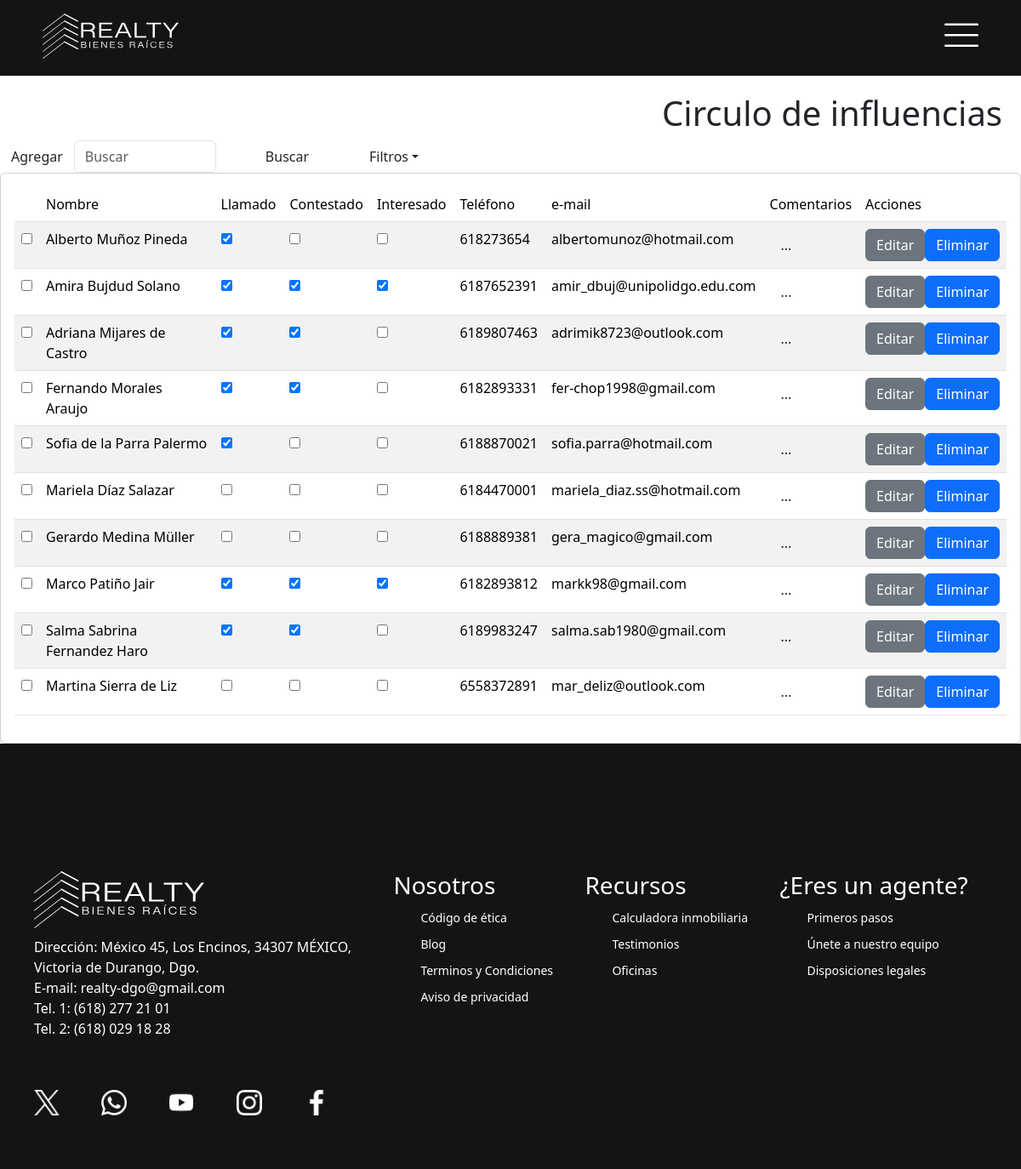
Screenshot of /crud-clientes.php (signed in) with the database file from the repository.
### tables this page shows
CREATE TABLE `clientes` (
  `id_cliente` int(10) UNSIGNED ZEROFILL NOT NULL,
  `nombre` varchar(50) NOT NULL,
  `apellido_1` varchar(50) NOT NULL,
  `apellido_2` varchar(50) DEFAULT NULL,
  `correo` varchar(50) DEFAULT NULL,
  `telefono` char(10) NOT NULL,
  `comentario` varchar(500) DEFAULT NULL,
  `id_usuario` int(10) UNSIGNED ZEROFILL NOT NULL,
  `contestado` int(1) NOT NULL DEFAULT 0,
  `llamado` int(1) NOT NULL DEFAULT 0,
  `interesado` int(1) NOT NULL DEFAULT 0
);

### crud-clientes.php (the view, shortened to what this page needs)
<!DOCTYPE html>
<html lang="en">
<head>
	<link href="https://cdn.jsdelivr.net/npm/bootstrap@5.3.2/dist/css/bootstrap.min.css" rel="stylesheet">
	<link rel="stylesheet" href="css/navbar.css">
	<link rel="stylesheet" href="css/crud.css">
</head >
<?php include ('php/conn-vistas.php'); ?>
<body>
	<div class="">
		<div class="row" style="margin-top: 20px; text-align: right; margin-right: 10px;"">
			<div class="col-12">
				<h1>Circulo de influencias</h1>
				<div class="d-flex">
					<button type="button" class="btn" data-bs-toggle="modal" data-bs-target="#FormularioContacto">Agregar</button>
					<form action="crud-clientes.php" method="POST">
						<div class="d-flex">
							<input class="form-control inputBuscar" name="inputBuscar" type="search" placeholder="Buscar">
							<button class="btn form-control btnBuscar" type="submit" name="btnBuscar">Buscar</button>
							<div class="dropdown">
								<button class="btn dropdown-toggle" type="button" data-bs-toggle="dropdown" aria-expanded="false">Filtros</button>
							</div>
						</div>
					</form>
				</div>
			</div>
		</div>
		<div class="row">
			<div class="col">
				<div class="card card-body">
					<table class="table table-hover table-striped">
						<thead>
							<tr>
								<th scope="col"></th>
								<th scope="col">Nombre</th>
								<th scope="col">Llamado</th>
								<th scope="col">Contestado</th>
								<th scope="col">Interesado</th>
								<th scope="col">Teléfono</th>
								<th scope="col">e-mail</th>
								<th scope="col">Comentarios</th>
								<th scope="col">Acciones</th>
							</tr>
						</thead>
						<tbody>
							<?php
								$query = "SELECT * FROM clientes";
								$resultado = mysqli_query($conn, $query);
								while($row = mysqli_fetch_assoc($resultado)) {
										$id = $row['id_cliente'];
									?>
									<tr data-id="fila_<?php echo $id; ?>">
										<form action="php/editar.php?id=<?php echo $id; ?>" method="POST">
											<td>
												<input type="checkbox">
											</td>
											<td>
												<label class="label_nombres"><?php echo $row['nombre']." ".$row['apellido_1']." ".$row['apellido_2']; ?></label>
											</td>
											<td>
												<input class="checkLlamado" type="checkbox" name="llamado" data-id="<?php echo $id?>" <?php echo ($row['llamado'] == 1) ? 'checked' : ' '; ?> >
											</td>
											<td>
												<input class="checkContestado" type="checkbox" name="contestado" data-id="<?php echo $id?>" <?php echo ($row['contestado'] == 1) ? 'checked' : ' '; ?>>
											</td>
											<td>
												<input class="checkInteresado" type="checkbox" name="interesado" data-id="<?php echo $id?>" <?php echo ($row['interesado'] == 1) ? 'checked' : ' '; ?>>
											</td>
											<td>
												<label class="label_telefono"><?php echo $row['telefono']; ?></label>
											</td>
											<td>
												<label class="label_correo"><?php echo $row['correo']; ?></label>
											</td>
											<td>
												<button type="button" class="btn" data-bs-toggle="modal" data-bs-target="#modal_<?php echo $id; ?>">...</button>
											</td>
											<td>
												<div class="d-flex">
													<input class="btn btn-secondary editar" name="editar" type="button" value="Editar">
													<button type="button" class="btn btn-primary eliminar" data-bs-toggle="modal" data-bs-target="#modalEliminar_<?php echo $id; ?>">Eliminar</button>
												</div>
											</td>
										</form>
									</tr>
							<?php } ?>
						</tbody>
					</table>
				</div>
			</div>
		</div>
	</div>
</body>
</html>

### css/navbar.css (style rules this page uses)
html, body, header, footer { margin: 0; padding: 0; }
.navbar { background-color: rgb(20, 20, 20); color: #fff; display: flex; justify-content: space-between; align-items: center; padding: 10px 50px 20px 50px; margin: 0; height: auto; }
.navbar-logo img { width: 160px; height: auto; margin-top: 6px; }
.sesion { display: flex; margin-top: 10px; }
footer { height: 500px; background-color: rgb(20, 20, 20); display: flex; justify-content: left; align-items: left; margin: 0; padding: 150px 40px 0 40px; }
.footer-img { width: 400px; }
.footer-realty-logo img { width: 200px; }
.contacto { color: white; margin-top: 10px; margin-bottom: 40px; }
.contacto p { margin: 0; font-weight: 100; }
.redes img { width: 30px; margin: 20px 45px 0 0; padding:0; }
.recursos { display: flex; flex: 1; justify-content: space-evenly; font-weight: 100; color: white; font-size: 14px; }
.recursos div { margin: 0 15px 0 15px; }
.recursos li { list-style: none; margin-top: 10px; }
.recursos h3 { font-weight: 100; }
#openBtn, #closeBtn { background: none; border: none; padding: 0; }

### css/crud.css (style rules this page uses)
table { font-weight: 100; text-align: left; }
th { font-weight: 200; font-size: 24; }

### rows the page displays
clientes: nombre "Alberto", apellido_1 "Muñoz", apellido_2 "Pineda", llamado "☑", telefono "618273654", correo "albertomunoz@hotmail.com"
clientes: nombre "Amira", apellido_1 "Bujdud", apellido_2 "Solano", llamado "☑", contestado "☑", interesado "☑", telefono "6187652391", correo "amir_dbuj@unipolidgo.edu.com"
clientes: nombre "Adriana", apellido_1 "Mijares", apellido_2 "de Castro", llamado "☑", contestado "☑", telefono "6189807463", correo "adrimik8723@outlook.com"
clientes: nombre "Fernando", apellido_1 "Morales", apellido_2 "Araujo", llamado "☑", contestado "☑", telefono "6182893331", correo "fer-chop1998@gmail.com"
clientes: nombre "Sofia", apellido_1 "de la Parra", apellido_2 "Palermo", llamado "☑", telefono "6188870021", correo "sofia.parra@hotmail.com"
clientes: nombre "Mariela", apellido_1 "Díaz", apellido_2 "Salazar", telefono "6184470001", correo "mariela_diaz.ss@hotmail.com"
clientes: nombre "Gerardo", apellido_1 "Medina", apellido_2 "Müller", telefono "6188889381", correo "gera_magico@gmail.com"
clientes: nombre "Marco", apellido_1 "Patiño", apellido_2 "Jair", llamado "☑", contestado "☑", interesado "☑", telefono "6182893812", correo "markk98@gmail.com"
clientes: nombre "Salma Sabrina", apellido_1 "Fernandez", apellido_2 "Haro", llamado "☑", contestado "☑", telefono "6189983247", correo "salma.sab1980@gmail.com"
clientes: nombre "Martina", apellido_1 "Sierra", apellido_2 "de Liz", telefono "6558372891", correo "mar_deliz@outlook.com"
